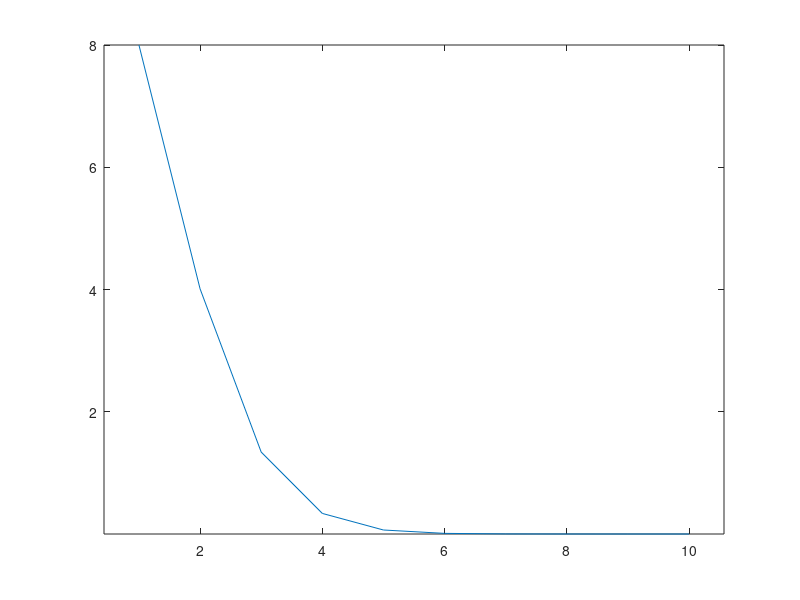

MATLAB code to generate this figure:
clear;
close all;

d = 10; %ilosc wspolrzednych
N = 10^5; %liczba próbek
p = 1; % norma
r = 1; %promien
X = linspace(-1,1,N);

V1 = 0;
Vd = ones(d,1);
for i = 1:d
    nextd = 2*rand(N,1) - 1;
    if V1 == 0
        V1 = abs(nextd.^p);
    else
        V1 = V1 + abs(nextd.^p);
    end
    V2 = V1.^(1/p);

    Vin = V2 <=1;
    Vout = V2 > 1;
    
    counterIn = 0;
    

        for j = 1:N
            if Vin(j) == 1
                counterIn = counterIn + 1;
            end
        end
        counterOut = N - counterIn;
        surface = 2^3*counterIn/(counterOut+counterIn);
        Vd(i) = surface;
        V2 = 0;
       
end
dx= 1:d;
disp(Vd)
plot(dx,Vd);



%plot(Xrand,Vout,"O")
axis equal;